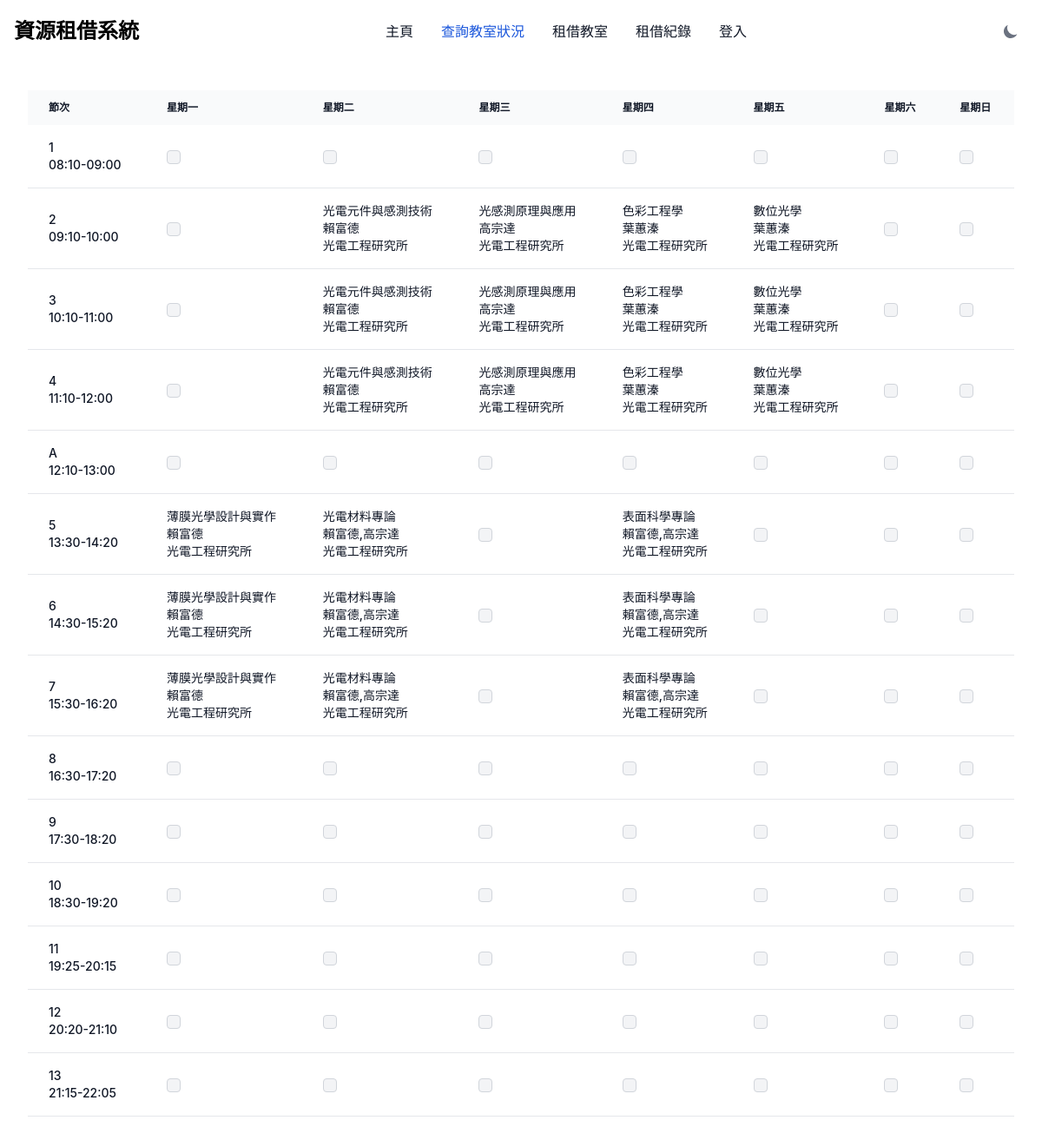
Screenshot of /classroom_status.php?classroom=F131 with the database file from the repository.
### tables this page shows
CREATE TABLE `course_table` (
  `course_code` varchar(20) NOT NULL DEFAULT '',
  `major` varchar(50) DEFAULT NULL,
  `course_name` text DEFAULT NULL,
  `instructor` varchar(50) DEFAULT NULL,
  `classroom` varchar(50) NOT NULL DEFAULT '',
  `class_time` varchar(50) NOT NULL DEFAULT ''
);

### classroom_status.php (the view, shortened to what this page needs)
<?php
if (!isset($_SESSION['username'])) {
    $status = "invalid";
} else {
    $status = "valid";
    $is_admin = $_SESSION['is_admin'];
}
$conn = require_once ('config.php');
$limit = isset($_GET['limit']) ? (int) $_GET['limit'] : 20;
$page = isset($_GET['page']) ? (int) $_GET['page'] : 1;
$offset = ($page - 1) * $limit;
$classroom = isset($_GET['classroom']) ? $_GET['classroom'] : '';
$where = '';
$params = [];
if ($classroom) {
    $where .= $where ? " AND classroom = ?" : "WHERE classroom = ?";
    $params[] = $classroom;
}
function parseSchedule($input)
{
    $pattern = '/\((.*?)\)(\d+)-(\d+)|\((.*?)\)(\d+)|\((.*?)\)([A-Za-z])/';
    if (preg_match($pattern, $input, $matches)) {
        $chinese_weekdays = [
            '一' => 1,
            '二' => 2,
            '三' => 3,
            '四' => 4,
            '五' => 5,
            '六' => 6,
            '日' => 7
        ];
        $weekday_chinese = $matches[1] ?: ($matches[4] ?: $matches[6]);
        $weekday = isset($chinese_weekdays[$weekday_chinese]) ? $chinese_weekdays[$weekday_chinese] : null;
        if (!empty($matches[2]) && !empty($matches[3])) {
            $start = intval($matches[2]);
            $end = intval($matches[3]);
            $period = range($start, $end);
        } elseif (!empty($matches[5])) {
            $period = [intval($matches[5])];
        } elseif (!empty($matches[7])) {
            $period = [$matches[7]];
        } else {
            $period = [];
        }
        return [
            'weekday' => $weekday,
            'period' => $period
        ];
    }
    return null;
}
$query = "SELECT * FROM course_table $where LIMIT $limit OFFSET $offset";
$stmt = $conn->prepare($query);
if ($stmt) {
    if ($params) {
        $types = str_repeat('s', count($params));
        $stmt->bind_param($types, ...$params);
    }
    $stmt->execute();
    $result = $stmt->get_result();
    $timeTable = [[], [], [], [], [], [], []];
    while ($row = $result->fetch_assoc()) {
        $parseTime = parseSchedule($row['class_time']);
        if ($parseTime) {
            $weekday = $parseTime['weekday'];
            $period = $parseTime['period'];
            foreach ($period as $p) {
                if ($p < 5) {
                    $timeTable[$weekday - 1][$p - 1] = $row;
                }
                if ($p >= 5) {
                    $timeTable[$weekday - 1][$p] = $row;
                }
            }
        }
    }
}
?>
<!DOCTYPE html>
<html lang="en">
<head>
    <link href="https://cdnjs.cloudflare.com/ajax/libs/flowbite/2.3.0/flowbite.min.css" rel="stylesheet" />
</head>
<body class="bg-white dark:bg-gray-900">
    <nav class="bg-white border-gray-200 dark:bg-gray-900">
        <div class="max-w-screen-xl flex flex-wrap items-center justify-between mx-auto p-4">
            <a href="index.html" class="flex items-center space-x-3 rtl:space-x-reverse">
                <span class="self-center text-2xl font-semibold whitespace-nowrap dark:text-white">資源租借系統</span>
            </a>
            <div class="hidden w-full md:block md:w-auto" id="navbar-default">
                <ul
                    class="font-medium flex flex-col p-4 md:p-0 mt-4 border border-gray-100 rounded-lg bg-gray-50 md:flex-row md:space-x-8 rtl:space-x-reverse md:mt-0 md:border-0 md:bg-white dark:bg-gray-800 md:dark:bg-gray-900 dark:border-gray-700">
                    <li>
                        <a href="index.php"
                            class="block py-2 px-3 text-gray-900 rounded hover:bg-gray-100 md:hover:bg-transparent md:border-0 md:hover:text-blue-700 md:p-0 dark:text-white md:dark:hover:text-blue-500 dark:hover:bg-gray-700 dark:hover:text-white md:dark:hover:bg-transparent"
                            aria-current="page">主頁</a>
                    </li>
                    <li>
                        <a href="classroom_status.php"
                            class="block py-2 px-3 text-white bg-blue-700 rounded md:bg-transparent md:text-blue-700 md:p-0 dark:text-white md:dark:text-blue-500">查詢教室狀況</a>
                    </li>
                    <li>
                        <a href="#"
                            class="block py-2 px-3 text-gray-900 rounded hover:bg-gray-100 md:hover:bg-transparent md:border-0 md:hover:text-blue-700 md:p-0 dark:text-white md:dark:hover:text-blue-500 dark:hover:bg-gray-700 dark:hover:text-white md:dark:hover:bg-transparent">租借教室</a>
                    </li>
                    <li>
                        <a href="#"
                            class="block py-2 px-3 text-gray-900 rounded hover:bg-gray-100 md:hover:bg-transparent md:border-0 md:hover:text-blue-700 md:p-0 dark:text-white md:dark:hover:text-blue-500 dark:hover:bg-gray-700 dark:hover:text-white md:dark:hover:bg-transparent">租借紀錄</a>
                    </li>
                    <li>
                        <?php
                        if ($status == "valid") {
                            echo '<a href="logout.php" class="block py-2 px-3 text-gray-900 rounded hover:bg-gray-100 md:hover:bg-transparent md:border-0 md:hover:text-blue-700 md:p-0 dark:text-white md:dark:hover:text-blue-500 dark:hover:bg-gray-700 dark:hover:text-white md:dark:hover:bg-transparent">登出</a>';
                        } else {
                            echo '<a href="login.html" class="block py-2 px-3 text-gray-900 rounded hover:bg-gray-100 md:hover:bg-transparent md:border-0 md:hover:text-blue-700 md:p-0 dark:text-white md:dark:hover:text-blue-500 dark:hover:bg-gray-700 dark:hover:text-white md:dark:hover:bg-transparent">登入</a>';
                        }
                        ?>
                    </li>
                </ul>
            </div>
            <button id="theme-toggle" type="button"
                class="text-gray-500 dark:text-gray-400 hover:bg-gray-100 dark:hover:bg-gray-700 focus:outline-none focus:ring-4 focus:ring-gray-200 dark:focus:ring-gray-700 rounded-lg text-sm p-2.5">
                <svg id="theme-toggle-dark-icon" class="hidden w-5 h-5" fill="currentColor" viewBox="0 0 20 20"
                    xmlns="http://www.w3.org/2000/svg">
                    <path d="M17.293 13.293A8 8 0 016.707 2.707a8.001 8.001 0 1010.586 10.586z"></path>
                </svg>
            </button>
        </div>
    </nav>
    <?php if ($classroom == "") {
        echo '
        <div class="flex h-screen justify-center items-center">
        <div
            class="w-full max-w-sm p-4 bg-white border border-gray-200 rounded-lg shadow sm:p-6 dark:bg-gray-800 dark:border-gray-700 mx-auto">
            <h5 class="mb-3 text-base font-semibold text-gray-900 md:text-xl dark:text-white">
                選擇教室
            </h5>
            <p class="text-sm font-normal text-gray-500 dark:text-gray-400">選擇一個教室即可查詢該教室的課表及租用情況</p>
            <ul class="my-4 space-y-3">
                <form action="" method="GET">
                    <div class="relative">
                        <div class="absolute inset-y-0 start-0 flex items-center ps-3 pointer-events-none">
                            <svg class="w-4 h-4 text-gray-500 dark:text-gray-400" aria-hidden="true"
                                xmlns="http://www.w3.org/2000/svg" fill="none" viewBox="0 0 20 20">
                                <path stroke="currentColor" stroke-linecap="round" stroke-linejoin="round"
                                    stroke-width="2" d="m19 19-4-4m0-7A7 7 0 1 1 1 8a7 7 0 0 1 14 0Z" />
                            </svg>
                        </div>
                        <input type="search" id="default-search" value=""
                            class="block w-full p-4 ps-10 text-sm text-gray-900 border border-gray-300 rounded-lg bg-gray-50 focus:ring-blue-500 focus:border-blue-500 dark:bg-gray-700 dark:border-gray-600 dark:placeholder-gray-400 dark:text-white dark:focus:ring-blue-500 dark:focus:border-blue-500"
                            placeholder="教室編號" name="classroom" />
                    </div>
                    <button type="submit"
                        class="w-full mt-4 text-white bg-blue-700 hover:bg-blue-800 focus:ring-4 focus:outline-none focus:ring-blue-300 font-medium rounded-lg text-sm px-4 py-2 dark:bg-blue-600 dark:hover:bg-blue-700 dark:focus:ring-blue-800">Search</button>
                </form>
            </ul>
        </div>
    </div>
        ';
    } else {
        $periodToTime = [
            "0" => "08:10-09:00",
            "1" => "09:10-10:00",
            "2" => "10:10-11:00",
            "3" => "11:10-12:00",
            "4" => "12:10-13:00",
            "5" => "13:30-14:20",
            "6" => "14:30-15:20",
            "7" => "15:30-16:20",
            "8" => "16:30-17:20",
            "9" => "17:30-18:20",
            "10" => "18:30-19:20",
            "11" => "19:25-20:15",
            "12" => "20:20-21:10",
            "13" => "21:15-22:05"
        ];
        echo '
        <div class="max-w-screen-xl mx-auto p-4 sm:p-6 lg:p-8">
    <div class="relative overflow-x-auto shadow-md sm:rounded-lg">
      </div>  <table class="w-full text-sm text-left rtl:text-right text-gray-500 dark:text-gray-400 overflow-auto">
            <thead
                class="text-xs text-gray-900 dark:text-white uppercase bg-gray-50 dark:bg-gray-700 dark:text-gray-400 whitespace-nowrap">
                <tr>
                    <th scope="col" class="px-6 py-3">節次</th>
                    <th scope="col" class="px-6 py-3">星期一</th>
                    <th scope="col" class="px-6 py-3">星期二</th>
                    <th scope="col" class="px-6 py-3">星期三</th>
                    <th scope="col" class="px-6 py-3">星期四</th>
                    <th scope="col" class="px-6 py-3">星期五</th>
                    <th scope="col" class="px-6 py-3">星期六</th>
                    <th scope="col" class="px-6 py-3">星期日</th>
                </tr>
            </thead>
            <tbody>
                ';
        for ($i = 0; $i < 14; $i++) {
            echo '<tr class=\'border-b border-gray-200 dark:border-gray-700\'>';
            echo '<td class="px-6 py-4 whitespace-nowrap text-sm font-medium text-gray-900 dark:text-white">';
            if ($i < 4) {
                echo $i + 1;
            } elseif ($i == 4) {
                echo 'A';
            } else {
                echo $i;
            }
            echo '<br>';
            echo $periodToTime[$i];
            echo '</td>';
            for ($j = 0; $j < 7; $j++) {
                echo '<td class="px-6 py-4 whitespace-nowrap text-sm font-medium text-gray-900 dark:text-white">';
                if (isset($timeTable[$j][$i])) {
                    $row = $timeTable[$j][$i];
                    echo $row['course_name'];
                    echo '<br>';
                    echo $row['instructor'];
                    echo '<br>';
                    echo $row['major'];
                } else {
                    echo '<input  id="checked-checkbox" type="checkbox" value="" class="w-4 h-4 text-blue-600 bg-gray-100 border-gray-300 rounded focus:ring-blue-500 dark:focus:ring-blue-600 dark:ring-offset-gray-800 focus:ring-2 dark:bg-gray-700 dark:border-gray-600">';
                }
                echo '</td>';
            }
            echo '</tr>';
        }
        echo '
            </tbody>
        </table>
    </div>
    </div>
        ';
    }
    ?>
</body>
</html>

### rows the page displays
course_table: course_name "光電元件與感測技術", instructor "賴富德", major "光電工程研究所"
course_table: course_name "光感測原理與應用", instructor "高宗達", major "光電工程研究所"
course_table: course_name "色彩工程學", instructor "葉蕙溱", major "光電工程研究所"
course_table: course_name "數位光學", instructor "葉蕙溱", major "光電工程研究所"
course_table: course_name "薄膜光學設計與實作", instructor "賴富德", major "光電工程研究所"
course_table: course_name "光電材料專論", instructor "賴富德,高宗達", major "光電工程研究所"
course_table: course_name "表面科學專論", instructor "賴富德,高宗達", major "光電工程研究所"

### other values shown
$periodToTime[$i] "08:10-09:00"
$periodToTime[$i] "09:10-10:00"
$periodToTime[$i] "10:10-11:00"
$periodToTime[$i] "11:10-12:00"
$periodToTime[$i] "12:10-13:00"
$periodToTime[$i] "13:30-14:20"
$periodToTime[$i] "14:30-15:20"
$periodToTime[$i] "15:30-16:20"
$periodToTime[$i] "16:30-17:20"
$periodToTime[$i] "17:30-18:20"
$periodToTime[$i] "18:30-19:20"
$periodToTime[$i] "19:25-20:15"
$periodToTime[$i] "20:20-21:10"
$periodToTime[$i] "21:15-22:05"
